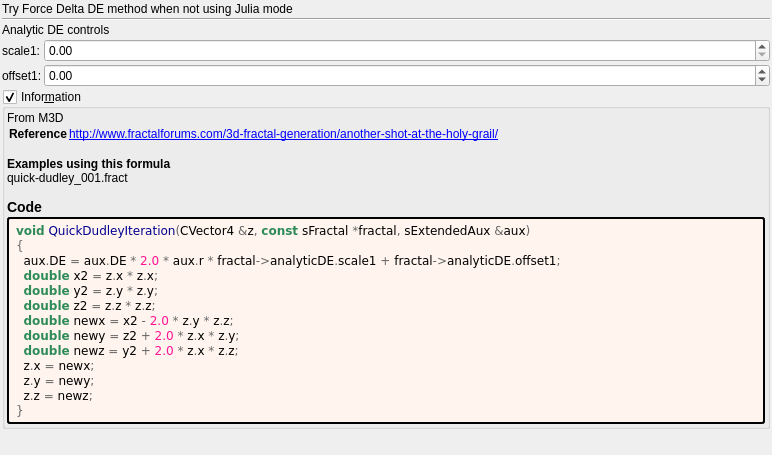
<?xml version="1.0" encoding="UTF-8"?>
<ui version="4.0">
 <class>quick_dudley</class>
 <widget class="QWidget" name="Form">
  <property name="geometry">
   <rect>
    <x>0</x>
    <y>0</y>
    <width>772</width>
    <height>455</height>
   </rect>
  </property>
  <property name="windowTitle">
   <string notr="true">quick_dudley</string>
  </property>
  <layout class="QVBoxLayout" name="verticalLayout">
   <property name="spacing">
    <number>2</number>
   </property>
   <property name="leftMargin">
    <number>2</number>
   </property>
   <property name="topMargin">
    <number>2</number>
   </property>
   <property name="rightMargin">
    <number>2</number>
   </property>
   <property name="bottomMargin">
    <number>2</number>
   </property>
   <item>
    <widget class="QLabel" name="label_180">
     <property name="text">
      <string>Try Force Delta DE method when not using Julia mode</string>
     </property>
    </widget>
   </item>
   <item>
    <widget class="Line" name="line">
     <property name="orientation">
      <enum>Qt::Horizontal</enum>
     </property>
    </widget>
   </item>
   <item>
    <widget class="QLabel" name="label_181">
     <property name="text">
      <string>Analytic DE controls</string>
     </property>
    </widget>
   </item>
   <item>
    <layout class="QGridLayout" name="gridLayout_28" columnstretch="0,0,1">
     <property name="spacing">
      <number>2</number>
     </property>
     <item row="1" column="1">
      <widget class="QLabel" name="label_178">
       <property name="text">
        <string>offset1:</string>
       </property>
      </widget>
     </item>
     <item row="0" column="1">
      <widget class="QLabel" name="label_179">
       <property name="text">
        <string>scale1:</string>
       </property>
      </widget>
     </item>
     <item row="0" column="2">
      <widget class="MyDoubleSpinBox" name="spinbox_analyticDE_scale_1">
       <property name="sizePolicy">
        <sizepolicy hsizetype="Minimum" vsizetype="Maximum">
         <horstretch>0</horstretch>
         <verstretch>0</verstretch>
        </sizepolicy>
       </property>
       <property name="prefix">
        <string/>
       </property>
       <property name="suffix">
        <string/>
       </property>
       <property name="decimals">
        <number>2</number>
       </property>
       <property name="minimum">
        <double>0.000000000000000</double>
       </property>
       <property name="maximum">
        <double>99.989999999999995</double>
       </property>
       <property name="singleStep">
        <double>0.100000000000000</double>
       </property>
      </widget>
     </item>
     <item row="1" column="2">
      <widget class="MyDoubleSpinBox" name="spinbox_analyticDE_offset_1">
       <property name="sizePolicy">
        <sizepolicy hsizetype="Minimum" vsizetype="Maximum">
         <horstretch>0</horstretch>
         <verstretch>0</verstretch>
        </sizepolicy>
       </property>
       <property name="prefix">
        <string/>
       </property>
       <property name="suffix">
        <string/>
       </property>
       <property name="decimals">
        <number>2</number>
       </property>
       <property name="minimum">
        <double>-99.989999999999995</double>
       </property>
       <property name="maximum">
        <double>99.989999999999995</double>
       </property>
       <property name="singleStep">
        <double>0.100000000000000</double>
       </property>
      </widget>
     </item>
    </layout>
   </item>
   <item>
    <widget class="MyGroupBox" name="groupCheck_info">
     <property name="title">
      <string>Infor&amp;mation</string>
     </property>
     <property name="flat">
      <bool>false</bool>
     </property>
     <property name="checkable">
      <bool>true</bool>
     </property>
     <layout class="QVBoxLayout" name="verticalLayout_2">
      <property name="spacing">
       <number>2</number>
      </property>
      <property name="leftMargin">
       <number>2</number>
      </property>
      <property name="topMargin">
       <number>2</number>
      </property>
      <property name="rightMargin">
       <number>2</number>
      </property>
      <property name="bottomMargin">
       <number>2</number>
      </property>
      <item>
       <widget class="QLabel" name="label_information_general">
        <property name="text">
         <string notr="true">&lt;p&gt;From M3D&lt;/p&gt;&lt;table&gt;
&lt;tr&gt;&lt;th&gt;Reference&lt;/th&gt;&lt;td&gt;&lt;a href=&quot;http://www.fractalforums.com/3d-fractal-generation/another-shot-at-the-holy-grail/&quot;&gt;http://www.fractalforums.com/3d-fractal-generation/another-shot-at-the-holy-grail/&lt;br&gt;
&lt;/td&gt;&lt;/tr&gt;
&lt;/table&gt;
&lt;br&gt;&lt;b&gt;Examples using this formula&lt;/b&gt;&lt;br&gt;quick-dudley_001.fract&lt;h3&gt;Code&lt;/h3&gt;</string>
        </property>
        <property name="wordWrap">
         <bool>true</bool>
        </property>
        <property name="openExternalLinks">
         <bool>true</bool>
        </property>
        <property name="textInteractionFlags">
         <set>Qt::LinksAccessibleByMouse|Qt::TextSelectableByMouse</set>
        </property>
       </widget>
      </item>
      <item>
       <widget class="QLabel" name="label_code_content">
        <property name="styleSheet">
         <string notr="true">border-style: outset; border-width: 2px; border-radius: 3px; border-color: black; background-color: #fff5ee; padding: 4px;</string>
        </property>
        <property name="text">
         <string notr="true">&lt;body style=&quot;background-color:#fff5ee&quot;&gt;
&lt;pre style=&quot;color:#000000; background-color:#fff5ee;  font-family:&#039;Courier New&#039;,monospace;&quot;&gt;&lt;span style=&quot;color:#2e8b57; font-weight:bold&quot;&gt;void&lt;/span&gt; &lt;span style=&quot;color:#00008f&quot;&gt;QuickDudleyIteration&lt;/span&gt;&lt;span style=&quot;color:#676767&quot;&gt;(&lt;/span&gt;CVector4 &lt;span style=&quot;color:#676767&quot;&gt;&amp;amp;&lt;/span&gt;z&lt;span style=&quot;color:#676767&quot;&gt;,&lt;/span&gt; &lt;span style=&quot;color:#2e8b57; font-weight:bold&quot;&gt;const&lt;/span&gt; sFractal &lt;span style=&quot;color:#676767&quot;&gt;*&lt;/span&gt;fractal&lt;span style=&quot;color:#676767&quot;&gt;,&lt;/span&gt; sExtendedAux &lt;span style=&quot;color:#676767&quot;&gt;&amp;amp;&lt;/span&gt;aux&lt;span style=&quot;color:#676767&quot;&gt;)&lt;/span&gt;
&lt;span style=&quot;color:#676767&quot;&gt;{&lt;/span&gt;
  aux&lt;span style=&quot;color:#676767&quot;&gt;.&lt;/span&gt;DE &lt;span style=&quot;color:#676767&quot;&gt;=&lt;/span&gt; aux&lt;span style=&quot;color:#676767&quot;&gt;.&lt;/span&gt;DE &lt;span style=&quot;color:#676767&quot;&gt;*&lt;/span&gt; &lt;span style=&quot;color:#ff1493&quot;&gt;2.0&lt;/span&gt; &lt;span style=&quot;color:#676767&quot;&gt;*&lt;/span&gt; aux&lt;span style=&quot;color:#676767&quot;&gt;.&lt;/span&gt;r &lt;span style=&quot;color:#676767&quot;&gt;*&lt;/span&gt; fractal&lt;span style=&quot;color:#676767&quot;&gt;-&amp;gt;&lt;/span&gt;analyticDE&lt;span style=&quot;color:#676767&quot;&gt;.&lt;/span&gt;scale1 &lt;span style=&quot;color:#676767&quot;&gt;+&lt;/span&gt; fractal&lt;span style=&quot;color:#676767&quot;&gt;-&amp;gt;&lt;/span&gt;analyticDE&lt;span style=&quot;color:#676767&quot;&gt;.&lt;/span&gt;offset1&lt;span style=&quot;color:#676767&quot;&gt;;&lt;/span&gt;
  &lt;span style=&quot;color:#2e8b57; font-weight:bold&quot;&gt;double&lt;/span&gt; x2 &lt;span style=&quot;color:#676767&quot;&gt;=&lt;/span&gt; z&lt;span style=&quot;color:#676767&quot;&gt;.&lt;/span&gt;x &lt;span style=&quot;color:#676767&quot;&gt;*&lt;/span&gt; z&lt;span style=&quot;color:#676767&quot;&gt;.&lt;/span&gt;x&lt;span style=&quot;color:#676767&quot;&gt;;&lt;/span&gt;
  &lt;span style=&quot;color:#2e8b57; font-weight:bold&quot;&gt;double&lt;/span&gt; y2 &lt;span style=&quot;color:#676767&quot;&gt;=&lt;/span&gt; z&lt;span style=&quot;color:#676767&quot;&gt;.&lt;/span&gt;y &lt;span style=&quot;color:#676767&quot;&gt;*&lt;/span&gt; z&lt;span style=&quot;color:#676767&quot;&gt;.&lt;/span&gt;y&lt;span style=&quot;color:#676767&quot;&gt;;&lt;/span&gt;
  &lt;span style=&quot;color:#2e8b57; font-weight:bold&quot;&gt;double&lt;/span&gt; z2 &lt;span style=&quot;color:#676767&quot;&gt;=&lt;/span&gt; z&lt;span style=&quot;color:#676767&quot;&gt;.&lt;/span&gt;z &lt;span style=&quot;color:#676767&quot;&gt;*&lt;/span&gt; z&lt;span style=&quot;color:#676767&quot;&gt;.&lt;/span&gt;z&lt;span style=&quot;color:#676767&quot;&gt;;&lt;/span&gt;
  &lt;span style=&quot;color:#2e8b57; font-weight:bold&quot;&gt;double&lt;/span&gt; newx &lt;span style=&quot;color:#676767&quot;&gt;=&lt;/span&gt; x2 &lt;span style=&quot;color:#676767&quot;&gt;-&lt;/span&gt; &lt;span style=&quot;color:#ff1493&quot;&gt;2.0&lt;/span&gt; &lt;span style=&quot;color:#676767&quot;&gt;*&lt;/span&gt; z&lt;span style=&quot;color:#676767&quot;&gt;.&lt;/span&gt;y &lt;span style=&quot;color:#676767&quot;&gt;*&lt;/span&gt; z&lt;span style=&quot;color:#676767&quot;&gt;.&lt;/span&gt;z&lt;span style=&quot;color:#676767&quot;&gt;;&lt;/span&gt;
  &lt;span style=&quot;color:#2e8b57; font-weight:bold&quot;&gt;double&lt;/span&gt; newy &lt;span style=&quot;color:#676767&quot;&gt;=&lt;/span&gt; z2 &lt;span style=&quot;color:#676767&quot;&gt;+&lt;/span&gt; &lt;span style=&quot;color:#ff1493&quot;&gt;2.0&lt;/span&gt; &lt;span style=&quot;color:#676767&quot;&gt;*&lt;/span&gt; z&lt;span style=&quot;color:#676767&quot;&gt;.&lt;/span&gt;x &lt;span style=&quot;color:#676767&quot;&gt;*&lt;/span&gt; z&lt;span style=&quot;color:#676767&quot;&gt;.&lt;/span&gt;y&lt;span style=&quot;color:#676767&quot;&gt;;&lt;/span&gt;
  &lt;span style=&quot;color:#2e8b57; font-weight:bold&quot;&gt;double&lt;/span&gt; newz &lt;span style=&quot;color:#676767&quot;&gt;=&lt;/span&gt; y2 &lt;span style=&quot;color:#676767&quot;&gt;+&lt;/span&gt; &lt;span style=&quot;color:#ff1493&quot;&gt;2.0&lt;/span&gt; &lt;span style=&quot;color:#676767&quot;&gt;*&lt;/span&gt; z&lt;span style=&quot;color:#676767&quot;&gt;.&lt;/span&gt;x &lt;span style=&quot;color:#676767&quot;&gt;*&lt;/span&gt; z&lt;span style=&quot;color:#676767&quot;&gt;.&lt;/span&gt;z&lt;span style=&quot;color:#676767&quot;&gt;;&lt;/span&gt;
  z&lt;span style=&quot;color:#676767&quot;&gt;.&lt;/span&gt;x &lt;span style=&quot;color:#676767&quot;&gt;=&lt;/span&gt; newx&lt;span style=&quot;color:#676767&quot;&gt;;&lt;/span&gt;
  z&lt;span style=&quot;color:#676767&quot;&gt;.&lt;/span&gt;y &lt;span style=&quot;color:#676767&quot;&gt;=&lt;/span&gt; newy&lt;span style=&quot;color:#676767&quot;&gt;;&lt;/span&gt;
  z&lt;span style=&quot;color:#676767&quot;&gt;.&lt;/span&gt;z &lt;span style=&quot;color:#676767&quot;&gt;=&lt;/span&gt; newz&lt;span style=&quot;color:#676767&quot;&gt;;&lt;/span&gt;
&lt;span style=&quot;color:#676767&quot;&gt;}&lt;/span&gt;
&lt;/pre&gt;
&lt;/body&gt;</string>
        </property>
        <property name="wordWrap">
         <bool>true</bool>
        </property>
        <property name="openExternalLinks">
         <bool>true</bool>
        </property>
        <property name="textInteractionFlags">
         <set>Qt::LinksAccessibleByMouse|Qt::TextSelectableByMouse</set>
        </property>
       </widget>
      </item>
     </layout>
    </widget>
   </item>
   <item>
    <spacer name="verticalSpacer">
     <property name="orientation">
      <enum>Qt::Vertical</enum>
     </property>
     <property name="sizeHint" stdset="0">
      <size>
       <width>20</width>
       <height>40</height>
      </size>
     </property>
    </spacer>
   </item>
  </layout>
 </widget>
 <customwidgets>
  <customwidget>
   <class>MyGroupBox</class>
   <extends>QGroupBox</extends>
   <header>my_group_box.h</header>
   <container>1</container>
  </customwidget>
  <customwidget>
   <class>MyDoubleSpinBox</class>
   <extends>QDoubleSpinBox</extends>
   <header>my_double_spin_box.h</header>
  </customwidget>
 </customwidgets>
 <tabstops>
  <tabstop>groupCheck_info</tabstop>
 </tabstops>
 <resources/>
 <connections/>
</ui>
